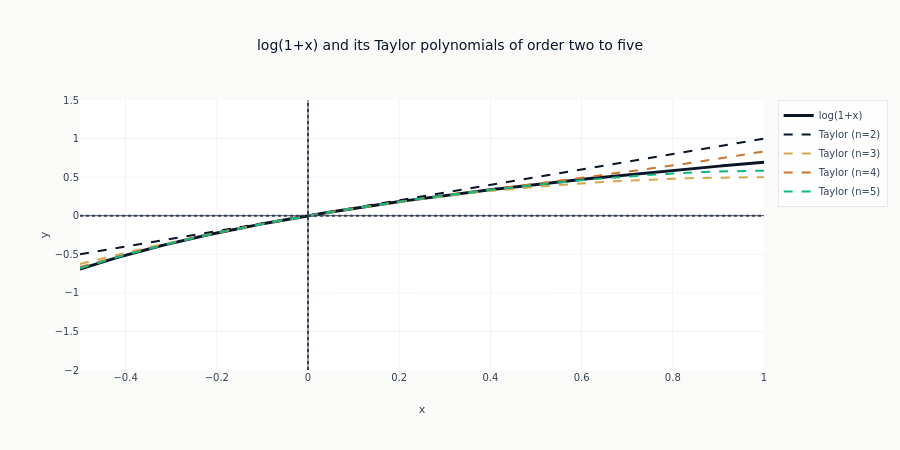

Source (notebook cell):
### Code cell
# Compare Taylor approximations
x_vals = np.linspace(-0.5, 1.0, 200)
true_log = np.log(1 + x_vals)

fig = go.Figure()

fig.add_scatter(
    x=x_vals,
    y=true_log,
    mode="lines",
    name="log(1+x)",
    line=dict(width=3, color=COLORS["blue"]),
)

colors = ml4t_palette(4, categorical=True)
for i, n in enumerate([2, 3, 4, 5]):
    taylor = taylor_polynomial(n)
    approx = taylor(x_vals)
    fig.add_scatter(
        x=x_vals,
        y=approx,
        mode="lines",
        name=f"Taylor (n={n})",
        line=dict(width=2, dash="dash", color=colors[i]),
    )

fig.update_layout(
    title="log(1+x) and its Taylor polynomials of order two to five",
    xaxis_title="x",
    yaxis_title="y",
    yaxis_range=[-2, 1.5],
    height=450,
)
fig.add_vline(x=0, line_dash="dot", line_color=COLORS["neutral"])
fig.add_hline(y=0, line_dash="dot", line_color=COLORS["neutral"])
show_plotly_with_alt(
    fig,
    "The logarithm of one plus x against x, with four Taylor polynomials of increasing order overlaid, each tracking the curve near zero and departing from it further out.",
)

### Figure 1 — Plotly figure (JSON) as saved in the notebook; plotly's stock layout.template omitted (floating-point values rounded to 4 significant figures; data arrays with more than 128 entries replaced by an {"elided": "..."} marker saying what was removed)
{"data": [{"line": {"color": "#0a1628", "width": 3}, "mode": "lines", "name": "log(1+x)", "type": "scatter", "x": {"elided": "200 float values"}, "y": {"elided": "200 float values"}}, {"line": {"color": "#0a1628", "dash": "dash", "width": 2}, "mode": "lines", "name": "Taylor (n=2)", "type": "scatter", "x": {"elided": "200 float values"}, "y": {"elided": "200 float values"}}, {"line": {"color": "#D4A84B", "dash": "dash", "width": 2}, "mode": "lines", "name": "Taylor (n=3)", "type": "scatter", "x": {"elided": "200 float values"}, "y": {"elided": "200 float values"}}, {"line": {"color": "#C87533", "dash": "dash", "width": 2}, "mode": "lines", "name": "Taylor (n=4)", "type": "scatter", "x": {"elided": "200 float values"}, "y": {"elided": "200 float values"}}, {"line": {"color": "#10b981", "dash": "dash", "width": 2}, "mode": "lines", "name": "Taylor (n=5)", "type": "scatter", "x": {"elided": "200 float values"}, "y": {"elided": "200 float values"}}], "layout": {"height": 450, "shapes": [{"line": {"color": "#334155", "dash": "dot"}, "type": "line", "x0": 0, "x1": 0, "xref": "x", "y0": 0, "y1": 1, "yref": "y domain"}, {"line": {"color": "#334155", "dash": "dot"}, "type": "line", "x0": 0, "x1": 1, "xref": "x domain", "y0": 0, "y1": 0, "yref": "y"}], "title": {"text": "log(1+x) and its Taylor polynomials of order two to five"}, "xaxis": {"title": {"text": "x"}}, "yaxis": {"range": [-2, 1.5], "title": {"text": "y"}}}}
